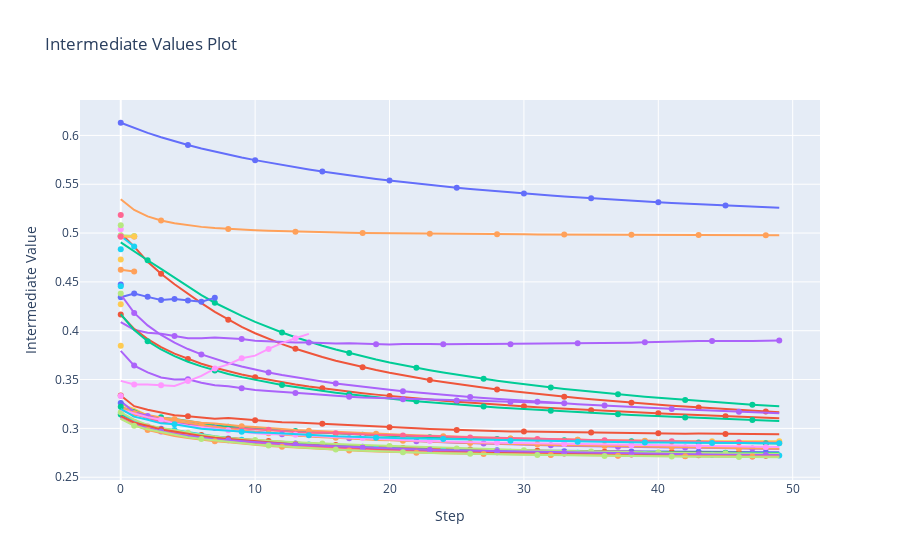

The notebook cell saved with this chart:
### Code cell
# create graph directory for this model
graph_path = pathlib.Path(
    f"../../figures/{mlp_params.MODEL_TYPE}/{mlp_params.MODEL_NAME}/{mlp_params.CELL_TYPE}/hyperparameter_optimization"
).resolve(strict=True)

pathlib.Path(graph_path).mkdir(parents=True, exist_ok=True)
fig = optuna.visualization.plot_intermediate_values(study)

graph_path = f"{graph_path}/plot_intermediate_values_graph"

fig.write_image(pathlib.Path(f"{graph_path}.png"))
fig.show()
